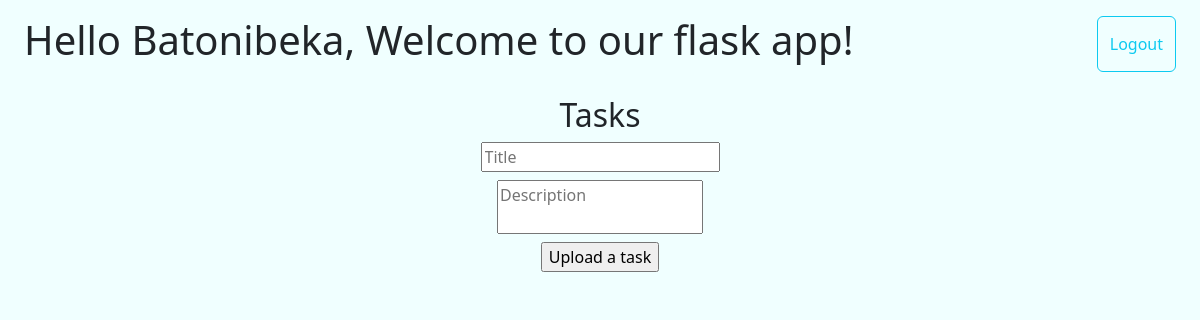
Before: / (signed in) with the older database file.
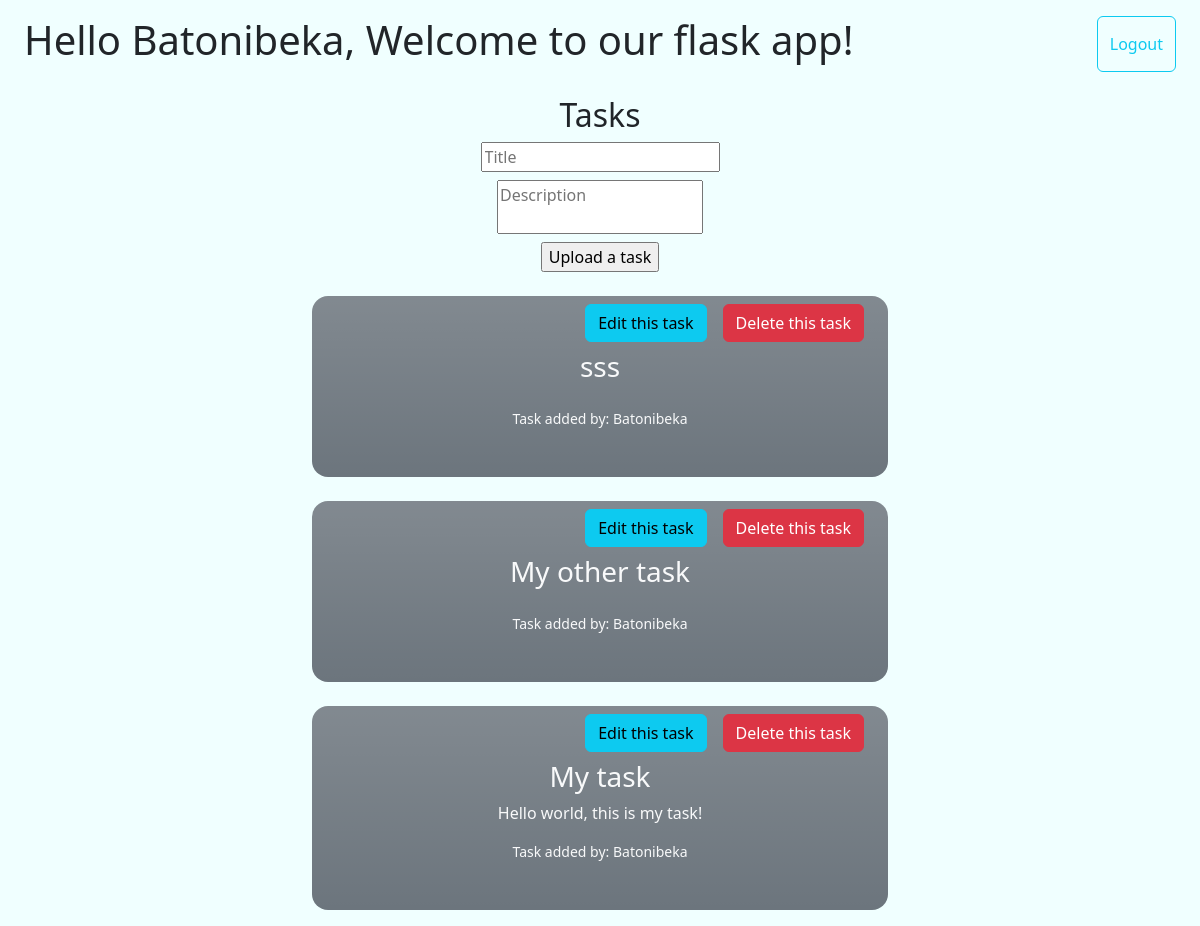
After: the same page with the newer database file.
### app/models.py (models this page shows, shortened)
class User(db.Model, UserMixin):
    __tablename__ = 'users'
    uid = db.Column(db.Integer, primary_key=True)
    username = db.Column(db.String, nullable=True, unique=True)
    password = db.Column(db.String, nullable=True)
    age = db.Column(db.Integer, nullable=True)

class Task(db.Model):
    __tablename__ = 'tasks'
    tid = db.Column(db.Integer, primary_key=True)
    title = db.Column(db.Integer, nullable=False)
    description = db.Column(db.String, nullable=False)
    owner_id = db.Column(db.Integer, db.ForeignKey('users.uid'), nullable=False)
    owner = db.relationship('User', backref='tasks')

### app/routes.py (the view)
    @app.route('/')
    def index():
        if not current_user.is_authenticated:
            return redirect(url_for('login'))
        own_tasks = Task.query.filter_by(owner_id=current_user.uid).all()
        own_tasks.reverse()
        return render_template('auth/index.html', styles='styles/index.css', scripts='scripts/index.js', tasks=own_tasks)

### app/app.py (called while the page is built)
def create_app():
    app.secret_key = 'scrypt:32768:8:1$KVIvR0RXMaKYzHq7$5eb7eaf2f52cfcfb99096a1e6c8f436d59b13013933b06aa16cd2f0ba2f336728d32cc7da148adf87156e259efef56951482363a163eeb6d0ad2e988fe9e3fc5'
    app.config['SQLALCHEMY_DATABASE_URI'] = 'sqlite:///flask_task_db.db'
    db.init_app(app=app)
    from .routes import register_routes
    register_routes(app=app, db=db)
    login_manager.init_app(app)
    from .models import User
    @login_manager.user_loader
    def load_user(uid):
        return User.query.get(uid)
    return app

### app/templates/auth/index.html (shortened to what this page needs)
{% extends 'base.html' %}
{% block styles %}
<link rel="stylesheet" href="{{ url_for('static', filename=styles) }}">
{% endblock %}
{% block content %}
<main class="py-3 px-4">
    <div class="w-100 d-flex justify-content-between">
        <h1>Hello {{ current_user.username }}, Welcome to our flask app!</h1>
        <button data-logout-url="{{ url_for('logout') }}"  class="btn btn-outline-info" onclick="handleLogout(event)">Logout</button>
    </div>
    <div class="w-100 d-flex flex-column align-items-center">
        <h2 class="mt-4">Tasks</h2>
        <form class="w-100 d-flex flex-column align-items-center gap-2" action="{{ url_for('upload_task') }}" method="post">
            <input type="text" name="title" placeholder="Title">
            <textarea type="text" name="description" placeholder="Description"></textarea>
            <input type="submit" value="Upload a task">
        </form>
        <div class="w-100 d-flex flex-column align-items-center">
            {% for task in tasks %}
            <div class="w-50 mt-4 d-flex flex-column align-items-center bg-secondary bg-gradient rounded-4 text-light pb-5 px-4">
                <div class="buttons-container align-self-end d-flex gap-3 pt-2 mb-2">
                    <button onclick="editTaskModalVisibility('show', '{{ task.tid }}')" class="btn btn-info">Edit this task</button>
                    <button data-deltask-url="{{ url_for('delete_task') }}" onclick="handleTaskDelete(event, '{{ task.tid }}')" class="btn btn-danger">Delete this task</button>
                </div>
                <h3>{{ task.title }}</h3>
                <p style="cursor: text;">{{ task.description }}</p>
                <small>Task added by: {{ current_user.username }}</small>
            </div>
            {% endfor %}
        </div>
    </div>
</main>
{% endblock  %}

Changed rows visible on the page:
added Task: title "sss", {{ current_user.username }} "Batonibeka"
added Task: title "My other task", {{ current_user.username }} "Batonibeka"
added Task: title "My task", description "Hello world, this is my task!", {{ current_user.username }} "Batonibeka"
